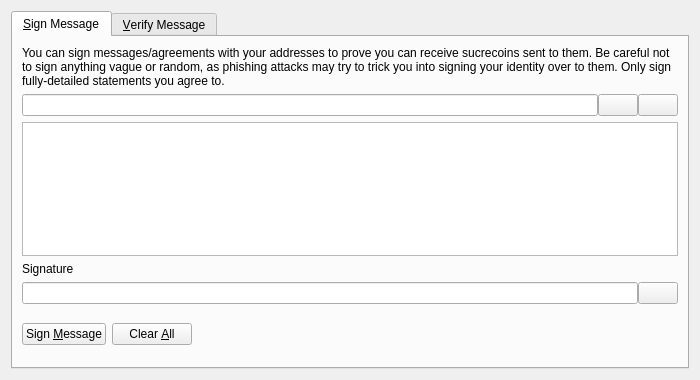
<?xml version="1.0" encoding="UTF-8"?>
<ui version="4.0">
 <class>SignVerifyMessageDialog</class>
 <widget class="QDialog" name="SignVerifyMessageDialog">
  <property name="geometry">
   <rect>
    <x>0</x>
    <y>0</y>
    <width>700</width>
    <height>380</height>
   </rect>
  </property>
  <property name="windowTitle">
   <string>Signatures - Sign / Verify a Message</string>
  </property>
  <property name="modal">
   <bool>true</bool>
  </property>
  <layout class="QVBoxLayout" name="verticalLayout">
   <item>
    <widget class="QTabWidget" name="tabWidget">
     <property name="currentIndex">
      <number>0</number>
     </property>
     <widget class="QWidget" name="tabSignMessage">
      <attribute name="title">
       <string>&amp;Sign Message</string>
      </attribute>
      <layout class="QVBoxLayout" name="verticalLayout_SM">
       <item>
        <widget class="QLabel" name="infoLabel_SM">
         <property name="text">
          <string>You can sign messages/agreements with your addresses to prove you can receive sucrecoins sent to them. Be careful not to sign anything vague or random, as phishing attacks may try to trick you into signing your identity over to them. Only sign fully-detailed statements you agree to.</string>
         </property>
         <property name="textFormat">
          <enum>Qt::PlainText</enum>
         </property>
         <property name="wordWrap">
          <bool>true</bool>
         </property>
        </widget>
       </item>
       <item>
        <layout class="QHBoxLayout" name="horizontalLayout_1_SM">
         <property name="spacing">
          <number>0</number>
         </property>
         <item>
          <widget class="QValidatedLineEdit" name="addressIn_SM">
           <property name="toolTip">
            <string>The Sucrecoin address to sign the message with</string>
           </property>
          </widget>
         </item>
         <item>
          <widget class="QPushButton" name="addressBookButton_SM">
           <property name="toolTip">
            <string>Choose previously used address</string>
           </property>
           <property name="text">
            <string/>
           </property>
           <property name="icon">
            <iconset resource="../sucrecoin.qrc">
             <normaloff>:/icons/address-book</normaloff>:/icons/address-book</iconset>
           </property>
           <property name="shortcut">
            <string>Alt+A</string>
           </property>
           <property name="autoDefault">
            <bool>false</bool>
           </property>
          </widget>
         </item>
         <item>
          <widget class="QPushButton" name="pasteButton_SM">
           <property name="toolTip">
            <string>Paste address from clipboard</string>
           </property>
           <property name="text">
            <string/>
           </property>
           <property name="icon">
            <iconset resource="../sucrecoin.qrc">
             <normaloff>:/icons/editpaste</normaloff>:/icons/editpaste</iconset>
           </property>
           <property name="shortcut">
            <string>Alt+P</string>
           </property>
           <property name="autoDefault">
            <bool>false</bool>
           </property>
          </widget>
         </item>
        </layout>
       </item>
       <item>
        <widget class="QPlainTextEdit" name="messageIn_SM">
         <property name="toolTip">
          <string>Enter the message you want to sign here</string>
         </property>
        </widget>
       </item>
       <item>
        <widget class="QLabel" name="signatureLabel_SM">
         <property name="text">
          <string>Signature</string>
         </property>
         <property name="textFormat">
          <enum>Qt::PlainText</enum>
         </property>
        </widget>
       </item>
       <item>
        <layout class="QHBoxLayout" name="horizontalLayout_2_SM">
         <property name="spacing">
          <number>0</number>
         </property>
         <item>
          <widget class="QLineEdit" name="signatureOut_SM">
           <property name="font">
            <font>
             <italic>true</italic>
            </font>
           </property>
           <property name="readOnly">
            <bool>true</bool>
           </property>
          </widget>
         </item>
         <item>
          <widget class="QPushButton" name="copySignatureButton_SM">
           <property name="toolTip">
            <string>Copy the current signature to the system clipboard</string>
           </property>
           <property name="text">
            <string/>
           </property>
           <property name="icon">
            <iconset resource="../sucrecoin.qrc">
             <normaloff>:/icons/editcopy</normaloff>:/icons/editcopy</iconset>
           </property>
           <property name="autoDefault">
            <bool>false</bool>
           </property>
          </widget>
         </item>
        </layout>
       </item>
       <item>
        <layout class="QHBoxLayout" name="horizontalLayout_3_SM">
         <item>
          <widget class="QPushButton" name="signMessageButton_SM">
           <property name="toolTip">
            <string>Sign the message to prove you own this Sucrecoin address</string>
           </property>
           <property name="text">
            <string>Sign &amp;Message</string>
           </property>
           <property name="icon">
            <iconset resource="../sucrecoin.qrc">
             <normaloff>:/icons/edit</normaloff>:/icons/edit</iconset>
           </property>
           <property name="autoDefault">
            <bool>false</bool>
           </property>
          </widget>
         </item>
         <item>
          <widget class="QPushButton" name="clearButton_SM">
           <property name="toolTip">
            <string>Reset all sign message fields</string>
           </property>
           <property name="text">
            <string>Clear &amp;All</string>
           </property>
           <property name="icon">
            <iconset resource="../sucrecoin.qrc">
             <normaloff>:/icons/remove</normaloff>:/icons/remove</iconset>
           </property>
           <property name="autoDefault">
            <bool>false</bool>
           </property>
          </widget>
         </item>
         <item>
          <spacer name="horizontalSpacer_1_SM">
           <property name="orientation">
            <enum>Qt::Horizontal</enum>
           </property>
           <property name="sizeHint" stdset="0">
            <size>
             <width>40</width>
             <height>48</height>
            </size>
           </property>
          </spacer>
         </item>
         <item>
          <widget class="QLabel" name="statusLabel_SM">
           <property name="font">
            <font>
             <weight>75</weight>
             <bold>true</bold>
            </font>
           </property>
           <property name="text">
            <string/>
           </property>
           <property name="wordWrap">
            <bool>true</bool>
           </property>
          </widget>
         </item>
         <item>
          <spacer name="horizontalSpacer_2_SM">
           <property name="orientation">
            <enum>Qt::Horizontal</enum>
           </property>
           <property name="sizeHint" stdset="0">
            <size>
             <width>40</width>
             <height>48</height>
            </size>
           </property>
          </spacer>
         </item>
        </layout>
       </item>
      </layout>
     </widget>
     <widget class="QWidget" name="tabVerifyMessage">
      <attribute name="title">
       <string>&amp;Verify Message</string>
      </attribute>
      <layout class="QVBoxLayout" name="verticalLayout_VM">
       <item>
        <widget class="QLabel" name="infoLabel_VM">
         <property name="text">
          <string>Enter the receiver's address, message (ensure you copy line breaks, spaces, tabs, etc. exactly) and signature below to verify the message. Be careful not to read more into the signature than what is in the signed message itself, to avoid being tricked by a man-in-the-middle attack. Note that this only proves the signing party receives with the address, it cannot prove sendership of any transaction!</string>
         </property>
         <property name="textFormat">
          <enum>Qt::PlainText</enum>
         </property>
         <property name="alignment">
          <set>Qt::AlignLeading|Qt::AlignLeft|Qt::AlignTop</set>
         </property>
         <property name="wordWrap">
          <bool>true</bool>
         </property>
        </widget>
       </item>
       <item>
        <layout class="QHBoxLayout" name="horizontalLayout_1_VM">
         <property name="spacing">
          <number>0</number>
         </property>
         <item>
          <widget class="QValidatedLineEdit" name="addressIn_VM">
           <property name="toolTip">
            <string>The Sucrecoin address the message was signed with</string>
           </property>
          </widget>
         </item>
         <item>
          <widget class="QPushButton" name="addressBookButton_VM">
           <property name="toolTip">
            <string>Choose previously used address</string>
           </property>
           <property name="text">
            <string/>
           </property>
           <property name="icon">
            <iconset resource="../sucrecoin.qrc">
             <normaloff>:/icons/address-book</normaloff>:/icons/address-book</iconset>
           </property>
           <property name="shortcut">
            <string>Alt+A</string>
           </property>
           <property name="autoDefault">
            <bool>false</bool>
           </property>
          </widget>
         </item>
        </layout>
       </item>
       <item>
        <widget class="QPlainTextEdit" name="messageIn_VM"/>
       </item>
       <item>
        <widget class="QValidatedLineEdit" name="signatureIn_VM"/>
       </item>
       <item>
        <layout class="QHBoxLayout" name="horizontalLayout_2_VM">
         <item>
          <widget class="QPushButton" name="verifyMessageButton_VM">
           <property name="toolTip">
            <string>Verify the message to ensure it was signed with the specified Sucrecoin address</string>
           </property>
           <property name="text">
            <string>Verify &amp;Message</string>
           </property>
           <property name="icon">
            <iconset resource="../sucrecoin.qrc">
             <normaloff>:/icons/transaction_0</normaloff>:/icons/transaction_0</iconset>
           </property>
           <property name="autoDefault">
            <bool>false</bool>
           </property>
          </widget>
         </item>
         <item>
          <widget class="QPushButton" name="clearButton_VM">
           <property name="toolTip">
            <string>Reset all verify message fields</string>
           </property>
           <property name="text">
            <string>Clear &amp;All</string>
           </property>
           <property name="icon">
            <iconset resource="../sucrecoin.qrc">
             <normaloff>:/icons/remove</normaloff>:/icons/remove</iconset>
           </property>
           <property name="autoDefault">
            <bool>false</bool>
           </property>
          </widget>
         </item>
         <item>
          <spacer name="horizontalSpacer_1_VM">
           <property name="orientation">
            <enum>Qt::Horizontal</enum>
           </property>
           <property name="sizeHint" stdset="0">
            <size>
             <width>40</width>
             <height>48</height>
            </size>
           </property>
          </spacer>
         </item>
         <item>
          <widget class="QLabel" name="statusLabel_VM">
           <property name="font">
            <font>
             <weight>75</weight>
             <bold>true</bold>
            </font>
           </property>
           <property name="text">
            <string/>
           </property>
           <property name="wordWrap">
            <bool>true</bool>
           </property>
          </widget>
         </item>
         <item>
          <spacer name="horizontalSpacer_2_VM">
           <property name="orientation">
            <enum>Qt::Horizontal</enum>
           </property>
           <property name="sizeHint" stdset="0">
            <size>
             <width>40</width>
             <height>48</height>
            </size>
           </property>
          </spacer>
         </item>
        </layout>
       </item>
      </layout>
     </widget>
    </widget>
   </item>
  </layout>
 </widget>
 <customwidgets>
  <customwidget>
   <class>QValidatedLineEdit</class>
   <extends>QLineEdit</extends>
   <header>qvalidatedlineedit.h</header>
  </customwidget>
 </customwidgets>
 <resources>
  <include location="../sucrecoin.qrc"/>
 </resources>
 <connections/>
</ui>
